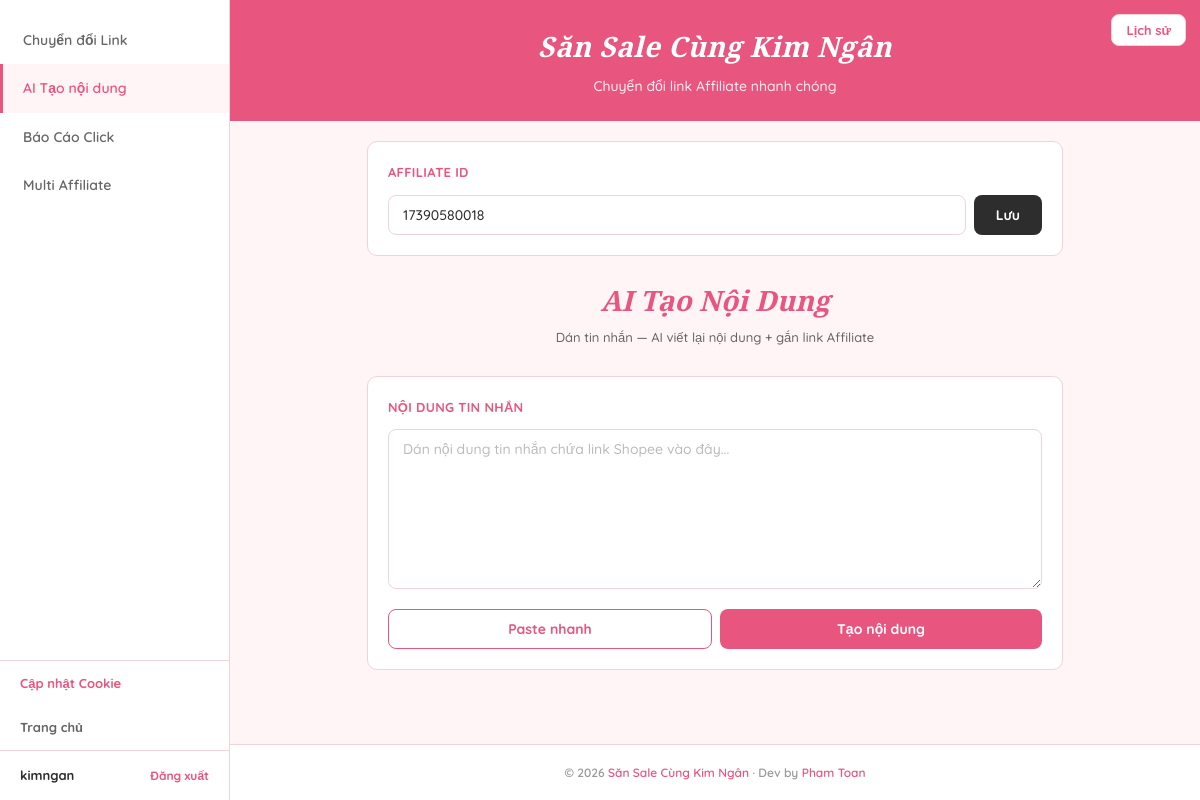
Page /admin/ai-content (signed in) on the earlier database version.
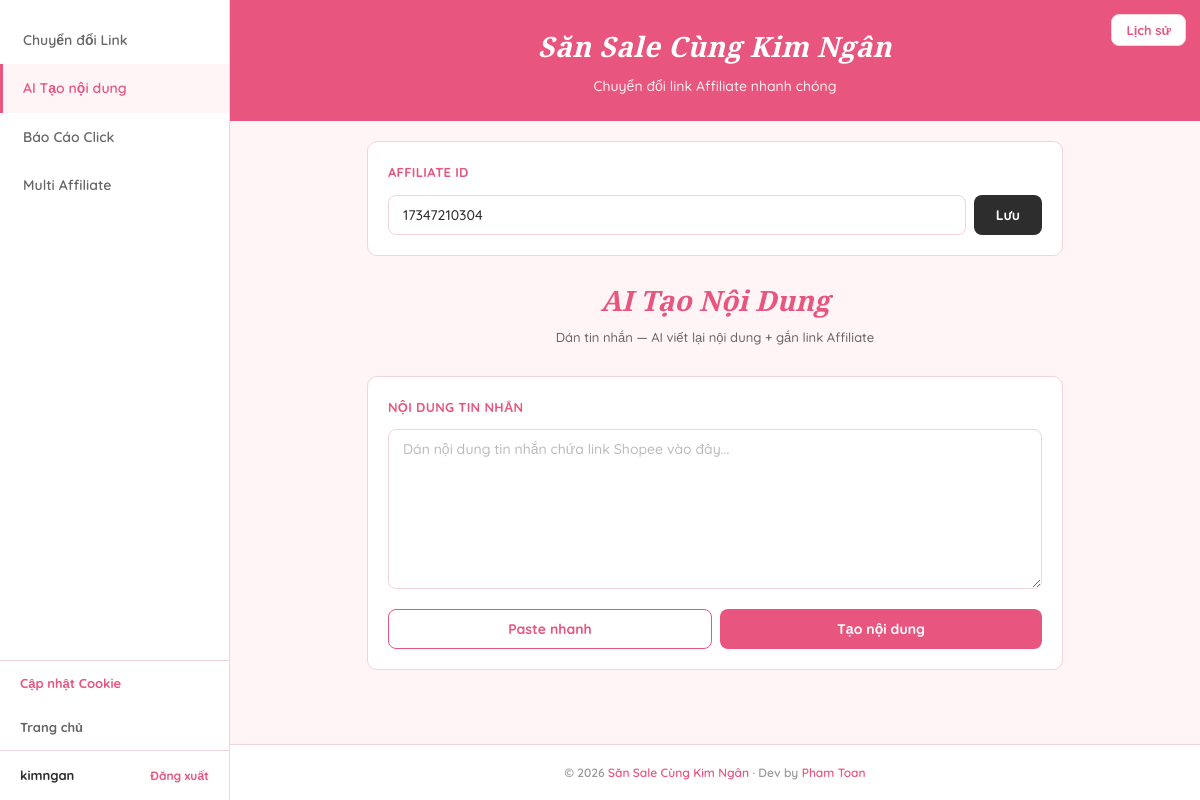
Same page on the later database version.
### tables this page shows
CREATE TABLE settings (
            key TEXT PRIMARY KEY,
            value TEXT NOT NULL
        );

### app.py (the view)
@app.route("/admin/ai-content")
@login_required
def admin_ai_content():
    affiliate_id = get_setting("affiliate_id", "")
    history = get_history(20)
    return render_template("admin.html", page="ai-content", affiliate_id=affiliate_id, history=history, user=session.get("user"))

### app.py (called while the page is built)
def login_required(f):
    @wraps(f)
    def decorated(*args, **kwargs):
        if "user" not in session:
            return redirect(url_for("login_page"))
        return f(*args, **kwargs)
    return decorated

### database.py (called while the page is built)
def get_db():
    conn = sqlite3.connect(DB_PATH)
    conn.row_factory = sqlite3.Row
    return conn

def get_setting(key, default=""):
    conn = get_db()
    row = conn.execute("SELECT value FROM settings WHERE key = ?", (key,)).fetchone()
    conn.close()
    return row["value"] if row else default

def get_history(limit=20):
    conn = get_db()
    rows = conn.execute(
        "SELECT * FROM history ORDER BY created_at DESC LIMIT ?", (limit,)
    ).fetchall()
    conn.close()
    return [dict(r) for r in rows]

### templates/admin.html (shortened to what this page needs)
<!DOCTYPE html>
<html lang="vi">
<head>
</head>
<body>
    <button class="toggle-history" onclick="toggleHistory()">Lịch sử</button>
    <aside class="sidebar" id="sidebar">
        <nav class="sidebar-nav">
            <a class="nav-item {{ 'active' if page == 'convert-link' }}" href="/admin/convert-link">Chuyển đổi Link</a>
            <a class="nav-item {{ 'active' if page == 'ai-content' }}" href="/admin/ai-content">AI Tạo nội dung</a>
            <a class="nav-item {{ 'active' if page == 'click-report' }}" href="/admin/click-report">Báo Cáo Click</a>
            <a class="nav-item {{ 'active' if page == 'multi-affid' }}" href="/admin/multi-affid">Multi Affiliate</a>
        </nav>
        <div class="sidebar-bottom">
            <a href="javascript:void(0)" class="sidebar-home" onclick="openCookieModal()" style="color:var(--primary);">Cập nhật Cookie</a>
            <a href="/" class="sidebar-home">Trang chủ</a>
            <div class="sidebar-footer">
                <span class="sidebar-user">{{ user }}</span>
                <a href="/logout" class="sidebar-logout">Đăng xuất</a>
            </div>
        </div>
    </aside>
    <main class="main" id="mainContent">
        <div class="main-header">
            <h2>Săn Sale Cùng Kim Ngân</h2>
            <p>Chuyển đổi link Affiliate nhanh chóng</p>
        </div>
        <div class="main-body {% if page == 'multi-affid' %}wide{% endif %}">
            {% if page != 'multi-affid' %}
            <div class="card">
                <div class="card-title">Affiliate ID</div>
                <div class="aff-row">
                    <input type="text" id="affiliateId" placeholder="Nhập Affiliate ID của bạn"
                           value="{{ affiliate_id }}">
                    <button class="btn btn-dark" onclick="saveAffiliate()">Lưu</button>
                </div>
            </div>
            {% endif %}
            {% if page == 'convert-link' %}
            <div class="page-title">
                <h3>Chuyển đổi Link</h3>
                <p>Dán link Shopee &mdash; Nhận link Affiliate ngay</p>
            </div>
            <div class="card">
                <div class="card-title">Nhập Link</div>
                <textarea id="linkInput" placeholder="Dán link Shopee vào đây (mỗi link 1 dòng)..." style="min-height:120px;"></textarea>
                <div class="input-actions">
                    <button class="btn btn-outline" onclick="pasteTo('linkInput','linkStatus')">Paste nhanh</button>
                    <button class="btn btn-primary" id="linkConvertBtn" onclick="convertLink()">Chuyển đổi</button>
                </div>
                <div id="linkStatus" class="status"></div>
            </div>
            <div class="card link-results" id="linkResults">
                <div class="card-title">Kết quả</div>
                <textarea id="linkResultOutput" readonly></textarea>
                <div style="margin-top:10px;">
                    <button class="copy-btn" onclick="copyField('linkResultOutput', this)">Copy tất cả</button>
                </div>
            </div>
            {% elif page == 'ai-content' %}
            <div class="page-title">
                <h3>AI Tạo Nội Dung</h3>
                <p>Dán tin nhắn &mdash; AI viết lại nội dung + gắn link Affiliate</p>
            </div>
            <div class="card">
                <div class="card-title">Nội dung tin nhắn</div>
                <textarea id="messageInput" placeholder="Dán nội dung tin nhắn chứa link Shopee vào đây..."></textarea>
                <div class="input-actions">
                    <button class="btn btn-outline" onclick="pasteTo('messageInput','aiStatus')">Paste nhanh</button>
                    <button class="btn btn-primary" id="aiConvertBtn" onclick="convertAI()">Tạo nội dung</button>
                </div>
            </div>
            {% endif %}
        </div>
        <div class="main-footer">
            &copy; 2026 <span class="accent">Săn Sale Cùng Kim Ngân</span> &middot; Dev by <span class="accent">Pham Toan</span>
        </div>
    </main>
</body>
</html>

Differences in the rows shown:
changed settings: value "17390580018" → "17347210304"
